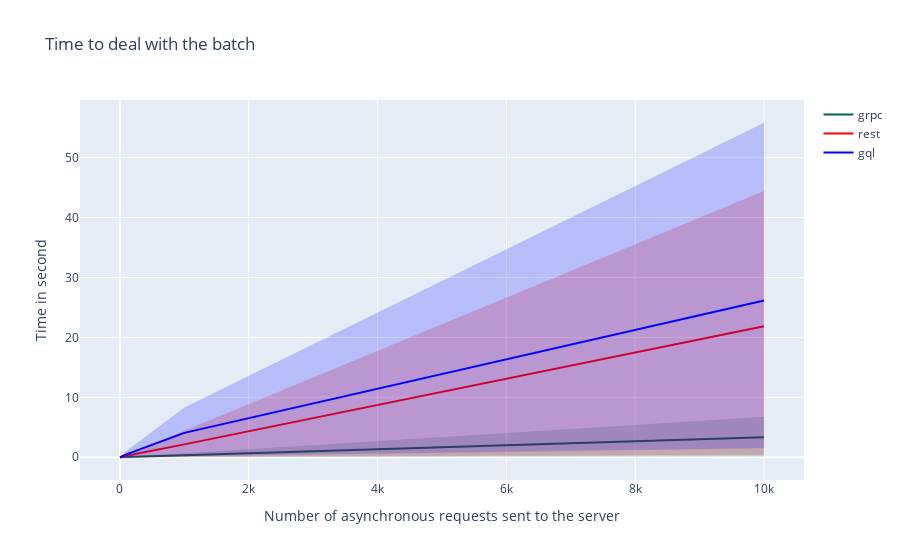

The cell this chart's notebook holds for it:
### Code cell
import plotly.graph_objs as go

fig = go.Figure([
    go.Scatter(
        name="grpc",
        x=request_size_values,
        y=async_grpc_mean,
        line=dict(color='rgb(0,100,80)'),
        mode='lines'
    ),
    go.Scatter(
        x=request_size_values+request_size_values[::-1], # x, then x reversed
        y=async_grpc_upper+async_grpc_lower[::-1], # upper, then lower reversed
        fill='toself',
        fillcolor='rgba(0,100,80,0.2)',
        line=dict(color='rgba(255,255,255,0)'),
        hoverinfo="skip",
        showlegend=False
    ),
    go.Scatter(
        name="rest",
        x=request_size_values,
        y=async_rest_mean,
        line=dict(color='rgb(255,0,0)'),
        mode='lines'
    ),
    go.Scatter(
        x=request_size_values+request_size_values[::-1], # x, then x reversed
        y=async_rest_upper+async_rest_lower[::-1], # upper, then lower reversed
        fill='toself',
        fillcolor='rgba(255,0,0,0.2)',
        line=dict(color='rgba(255,0,0,0)'),
        hoverinfo="skip",
        showlegend=False
    ),
    go.Scatter(
        name="gql",
        x=request_size_values,
        y=async_gql_mean,
        line=dict(color='rgb(0,0,255)'),
        mode='lines'
    ),
    go.Scatter(
        x=request_size_values+request_size_values[::-1], # x, then x reversed
        y=async_gql_upper+async_gql_lower[::-1], # upper, then lower reversed
        fill='toself',
        fillcolor='rgba(0,0,255,0.2)',
        line=dict(color='rgba(0,0,255,0)'),
        hoverinfo="skip",
        showlegend=False
    )
])
fig.update_layout(
    yaxis_title='Time in second',
    xaxis_title='Number of asynchronous requests sent to the server',
    title='Time to deal with the batch',
    hovermode="x"
)
fig.show()

### Figure 1 — Plotly figure (JSON) as saved in the notebook; plotly's stock layout.template omitted (floating-point values rounded to 4 significant figures)
{"data": [{"line": {"color": "rgb(0,100,80)"}, "mode": "lines", "name": "grpc", "type": "scatter", "x": [1, 10, 100, 1000, 10000], "y": [0.004618, 0.008698, 0.04132, 0.3261, 3.346]}, {"fill": "toself", "fillcolor": "rgba(0,100,80,0.2)", "hoverinfo": "skip", "line": {"color": "rgba(255,255,255,0)"}, "showlegend": false, "type": "scatter", "x": [1, 10, 100, 1000, 10000, 10000, 1000, 100, 10, 1], "y": [0.0106, 0.01968, 0.09415, 0.6861, 6.771, 0.1194, 0.0101, 0.00432, 0.0007011, 0.0006212]}, {"line": {"color": "rgb(255,0,0)"}, "mode": "lines", "name": "rest", "type": "scatter", "x": [1, 10, 100, 1000, 10000], "y": [0.005171, 0.03119, 0.2463, 2.148, 21.87]}, {"fill": "toself", "fillcolor": "rgba(255,0,0,0.2)", "hoverinfo": "skip", "line": {"color": "rgba(255,0,0,0)"}, "showlegend": false, "type": "scatter", "x": [1, 10, 100, 1000, 10000, 10000, 1000, 100, 10, 1], "y": [0.01217, 0.06385, 0.5418, 4.405, 44.45, 0.419, 0.06441, 0.01437, 0.001193, 0.001144]}, {"line": {"color": "rgb(0,0,255)"}, "mode": "lines", "name": "gql", "type": "scatter", "x": [1, 10, 100, 1000, 10000], "y": [0.006308, 0.05198, 0.4914, 4.065, 26.17]}, {"fill": "toself", "fillcolor": "rgba(0,0,255,0.2)", "hoverinfo": "skip", "line": {"color": "rgba(0,0,255,0)"}, "showlegend": false, "type": "scatter", "x": [1, 10, 100, 1000, 10000, 10000, 1000, 100, 10, 1], "y": [0.0143, 0.106, 1.036, 8.303, 55.83, 1.51, 0.1238, 0.0293, 0.002009, 0.001304]}], "layout": {"hovermode": "x", "title": {"text": "Time to deal with the batch"}, "xaxis": {"title": {"text": "Number of asynchronous requests sent to the server"}}, "yaxis": {"title": {"text": "Time in second"}}}}
